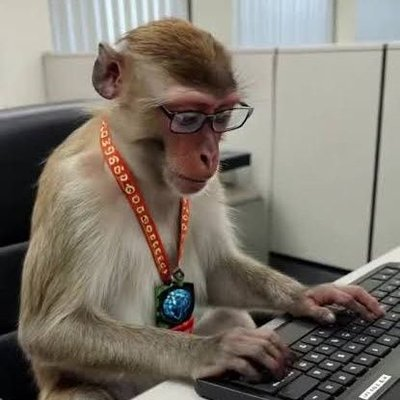
#> input picture image1.jpg, 400 x 400 px
$ python canny_edge_detector.py image1.jpg
#> lines starting #> are read from the running program, lines starting #| are printed output that depends on the picture
import numpy as np
import matplotlib.pyplot as plt
from skimage import feature, io, color
import sys
import os

if len(sys.argv) < 2:
    print("Uso: python canny_edge_detector.py <caminho_da_imagem>")
    print("Exemplo: python canny_edge_detector.py imagens/foto.jpg")
    sys.exit(1)

image_path = sys.argv[1]

if not os.path.exists(image_path):
    print(f"Erro: Arquivo '{image_path}' não encontrado!")
    sys.exit(1)

try:
    image = io.imread(image_path)
#> image is the input picture: shape (400, 400, 3); mean R, G, B 125.6, 118.3, 108.2

    if len(image.shape) == 3:
        image = color.rgb2gray(image)
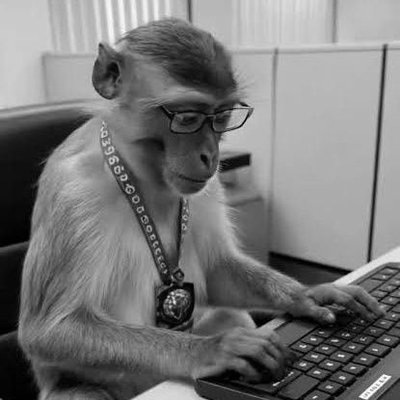
#> image: shape (400, 400) float64; min 0, max 0.999, mean 0.467

    print(f"Imagem carregada: {image_path}")
    print(f"Dimensões: {image.shape}")
#| Dimensões: (400, 400)

except Exception as e:
    print(f"Erro ao carregar a imagem: {e}")
    sys.exit(1)

edges1 = feature.canny(image)
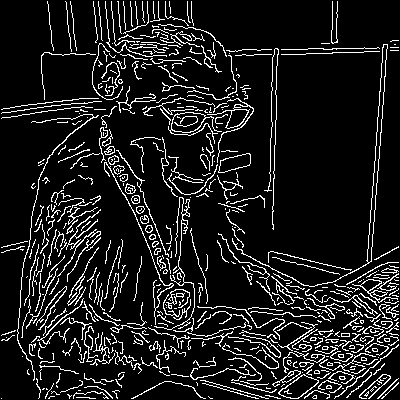
#> edges1: shape (400, 400) bool; 11.3% white in thin lines or dots
edges2 = feature.canny(image, sigma=3)
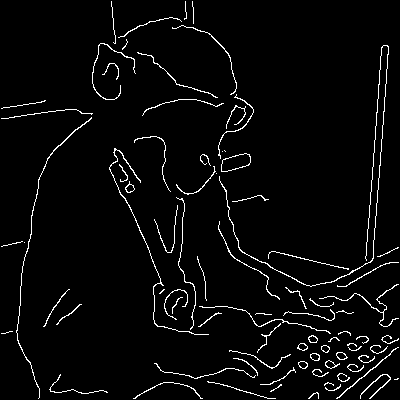
#> edges2: shape (400, 400) bool; 3.6% white in thin lines or dots

fig, ax = plt.subplots(nrows=1, ncols=3, figsize=(12, 4))

ax[0].imshow(image, cmap='gray')
ax[0].set_title('Imagem Original', fontsize=20)

ax[1].imshow(edges1, cmap='gray')
ax[1].set_title(r'Canny filter, $\sigma=1$', fontsize=20)

ax[2].imshow(edges2, cmap='gray')
ax[2].set_title(r'Canny filter, $\sigma=3$', fontsize=20)

for a in ax:
    a.axis('off')

fig.tight_layout()
plt.show()
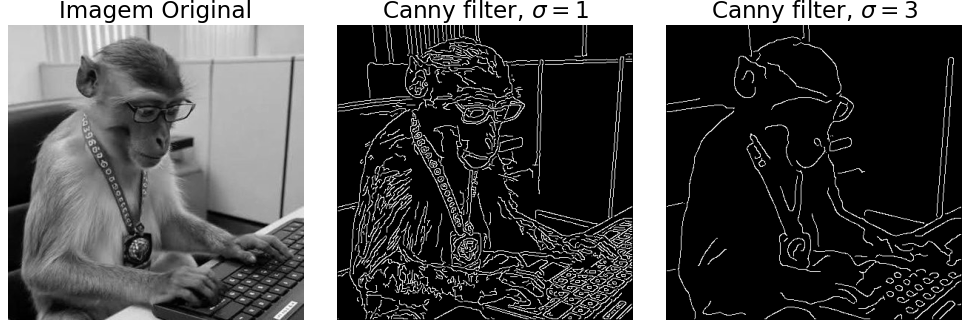
#> figure drawn by matplotlib, 3 panels
